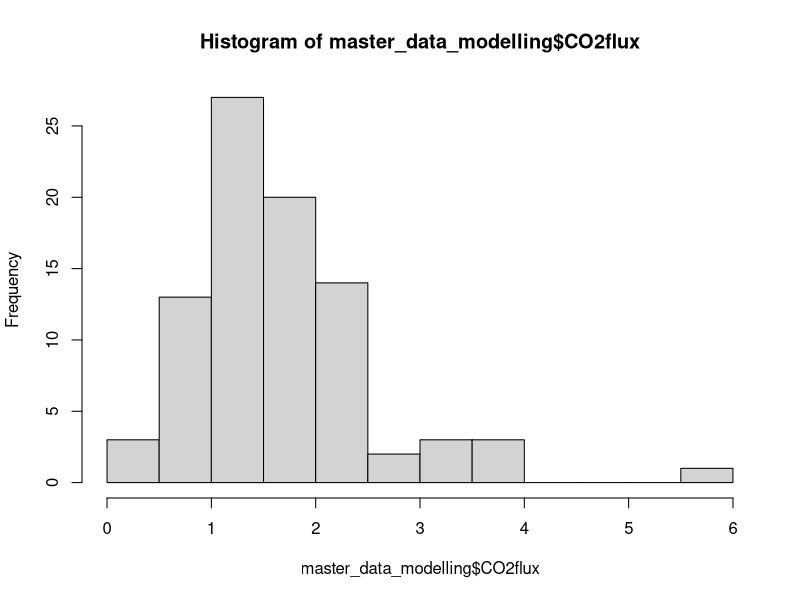
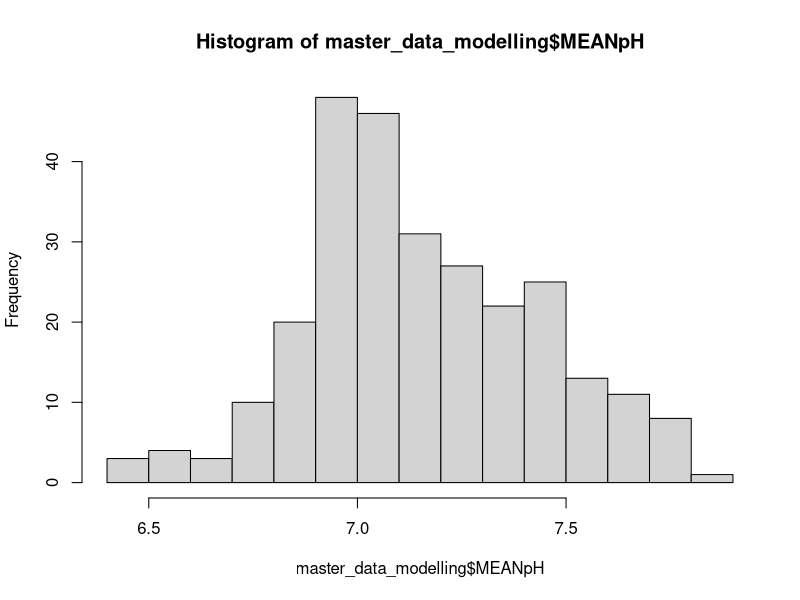
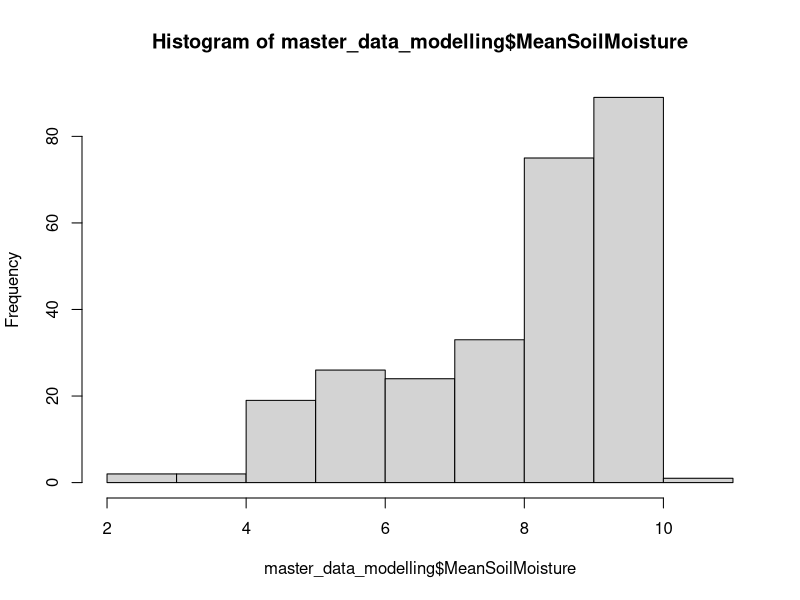
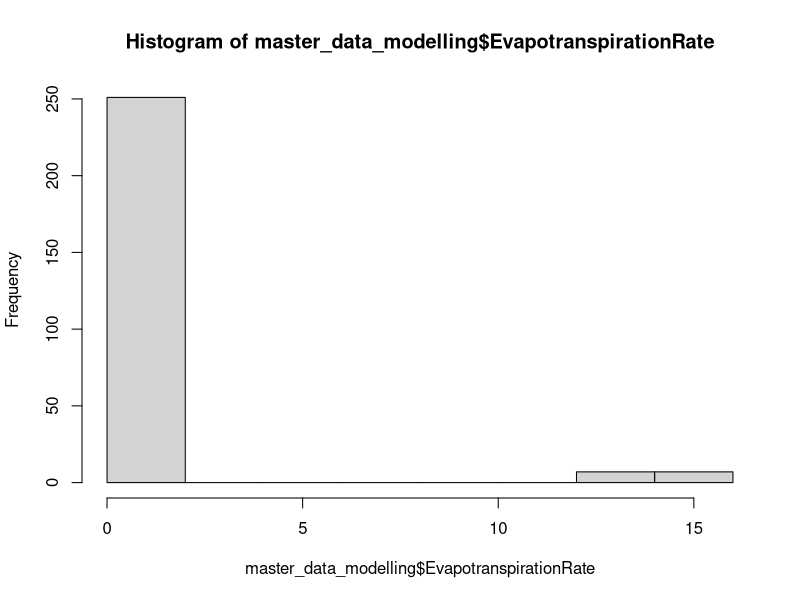
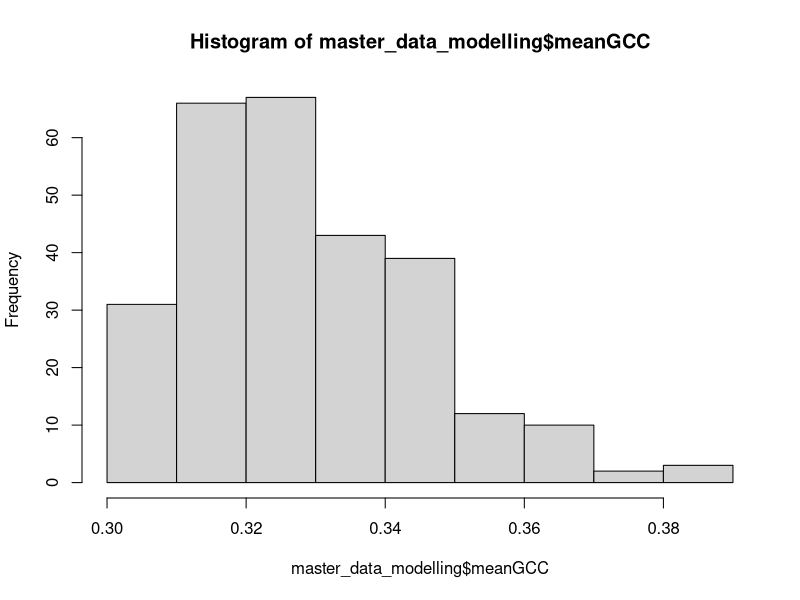
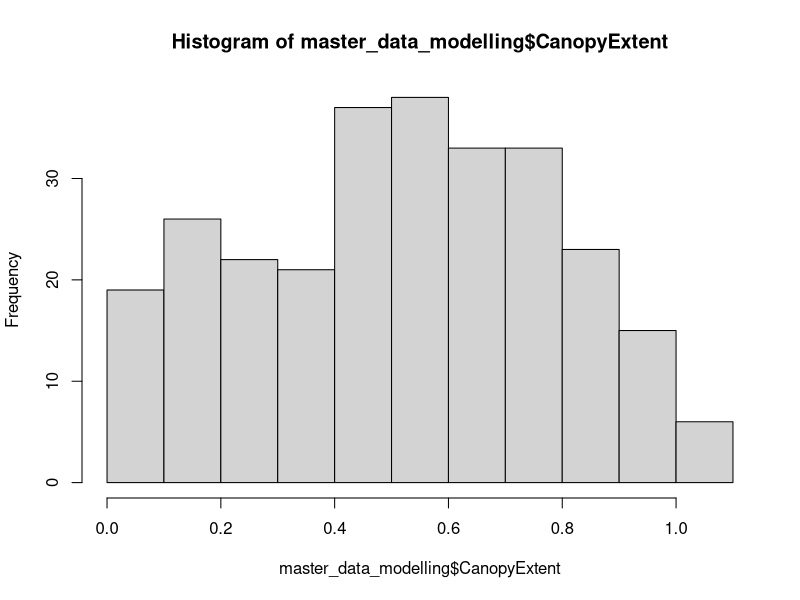
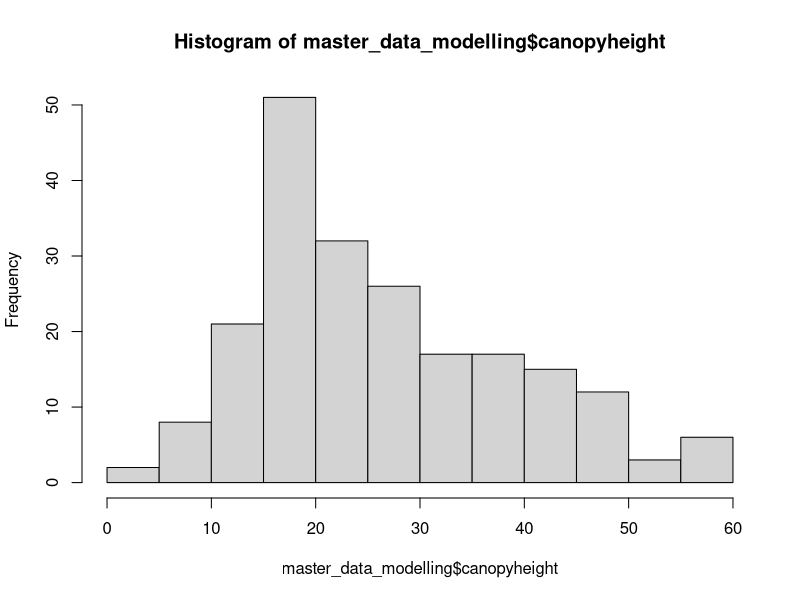

Generate these figures, in order, with R:
############ source: Coding Club ###########
###### edited by Samantha Solis de Ovando ######

####################### LOAD DATA FOR MODELLING #######################
library(readr)

### before doing this step, set working directory: setwd("~/Documents/UndergradThesis/data")
### this is the ONLY sheet I should use for modelling ##

master_data_modelling <- read_csv("MasterDataSheet_UGthesis_Feb232026.csv")

#show headings
head(master_data_modelling)

############################ VISUALIZE DATA ############################
# response variable histogram
#CO2 flux
hist(master_data_modelling$CO2flux)

#pH
hist(master_data_modelling$MEANpH)

#moisture
hist(master_data_modelling$MeanSoilMoisture)

#evapotranspiration
hist(master_data_modelling$EvapotranspirationRate)

#meanGCC
hist(master_data_modelling$meanGCC)

#cover
hist(master_data_modelling$CanopyExtent)

#canopy height
hist(master_data_modelling$canopyheight)

### IMPORTANT ### 
### NONE OF THE RESPONSE VARIABLES HAVE A NORMAL DISTRIBUTION ###
############## THIS IS DUE DATA BEING REPEATED MEASURES ON THE SAME SAMPLES ###########

########################################################################
########################## BASIC LINEAR MODEL ##########################
########################################################################

#### plant productivity #####

#greenness (scale 0-1)
basic.lm <- lm(meanGCC ~ canopyheight, data = master_data_modelling)
summary(basic.lm)

#cover (scale 0-1)
basic.lm <- lm(CanopyExtent ~ MeanSoilMoisture, data = master_data_modelling)
summary(basic.lm)

#canopy height (cm)
basic.lm <- lm(canopyheight ~ MeanSoilMoisture, data = master_data_modelling)
summary(basic.lm)
